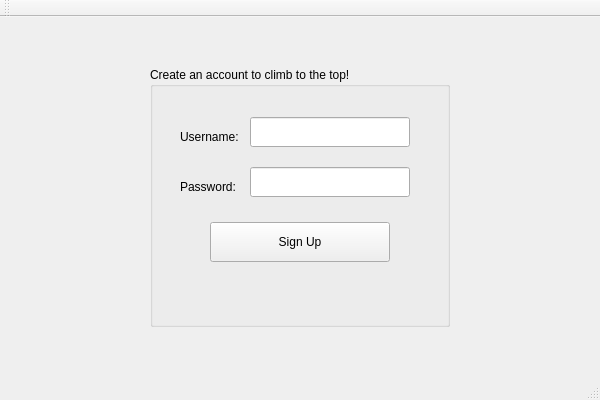
<?xml version="1.0" encoding="UTF-8"?>
<ui version="4.0">
 <class>SignUpMenuClass</class>
 <widget class="QMainWindow" name="SignUpMenuClass">
  <property name="geometry">
   <rect>
    <x>0</x>
    <y>0</y>
    <width>600</width>
    <height>400</height>
   </rect>
  </property>
  <property name="windowTitle">
   <string>SignUpMenu</string>
  </property>
  <widget class="QWidget" name="centralWidget">
   <widget class="QGroupBox" name="groupBox">
    <property name="geometry">
     <rect>
      <x>150</x>
      <y>50</y>
      <width>300</width>
      <height>260</height>
     </rect>
    </property>
    <property name="title">
     <string>Create an account to climb to the top!</string>
    </property>
    <widget class="QLabel" name="label">
     <property name="geometry">
      <rect>
       <x>30</x>
       <y>60</y>
       <width>70</width>
       <height>20</height>
      </rect>
     </property>
     <property name="text">
      <string>Username:</string>
     </property>
    </widget>
    <widget class="QLabel" name="label_2">
     <property name="geometry">
      <rect>
       <x>30</x>
       <y>110</y>
       <width>70</width>
       <height>20</height>
      </rect>
     </property>
     <property name="text">
      <string>Password:</string>
     </property>
    </widget>
    <widget class="QLineEdit" name="username2LineEdit">
     <property name="geometry">
      <rect>
       <x>100</x>
       <y>50</y>
       <width>160</width>
       <height>30</height>
      </rect>
     </property>
    </widget>
    <widget class="QLineEdit" name="password2LineEdit">
     <property name="geometry">
      <rect>
       <x>100</x>
       <y>100</y>
       <width>160</width>
       <height>30</height>
      </rect>
     </property>
    </widget>
    <widget class="QPushButton" name="signUp2Button">
     <property name="geometry">
      <rect>
       <x>60</x>
       <y>155</y>
       <width>180</width>
       <height>40</height>
      </rect>
     </property>
     <property name="text">
      <string>Sign Up</string>
     </property>
    </widget>
    <widget class="QLabel" name="signUpErrorLabel">
     <property name="geometry">
      <rect>
       <x>30</x>
       <y>200</y>
       <width>251</width>
       <height>41</height>
      </rect>
     </property>
     <property name="text">
      <string/>
     </property>
    </widget>
   </widget>
   <widget class="QLabel" name="leftImageLabel">
    <property name="geometry">
     <rect>
      <x>20</x>
      <y>50</y>
      <width>110</width>
      <height>280</height>
     </rect>
    </property>
    <property name="text">
     <string/>
    </property>
   </widget>
   <widget class="QLabel" name="rightImageLabel">
    <property name="geometry">
     <rect>
      <x>470</x>
      <y>50</y>
      <width>110</width>
      <height>280</height>
     </rect>
    </property>
    <property name="text">
     <string/>
    </property>
   </widget>
  </widget>
  <widget class="QToolBar" name="mainToolBar">
   <attribute name="toolBarArea">
    <enum>TopToolBarArea</enum>
   </attribute>
   <attribute name="toolBarBreak">
    <bool>false</bool>
   </attribute>
  </widget>
  <widget class="QStatusBar" name="statusBar"/>
 </widget>
 <layoutdefault spacing="6" margin="11"/>
 <resources/>
 <connections/>
</ui>
